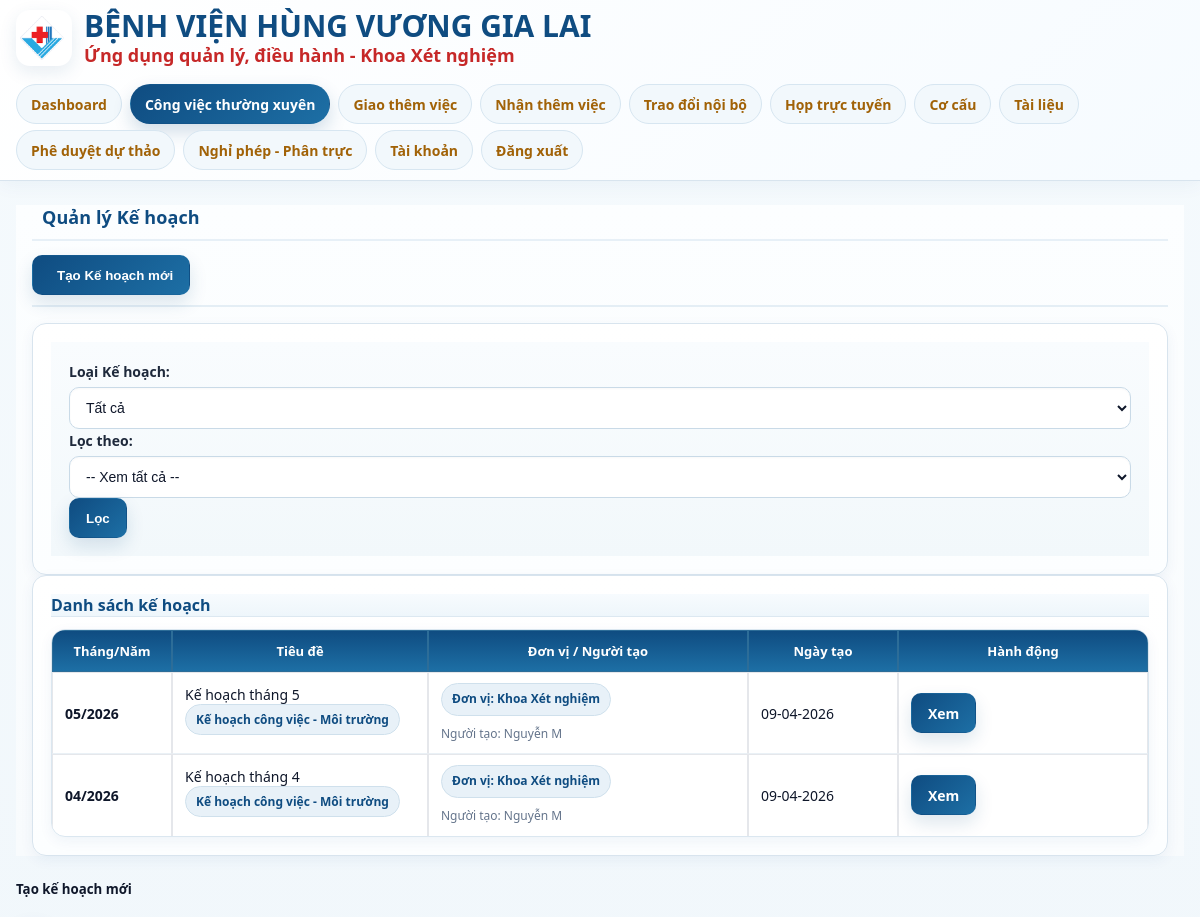
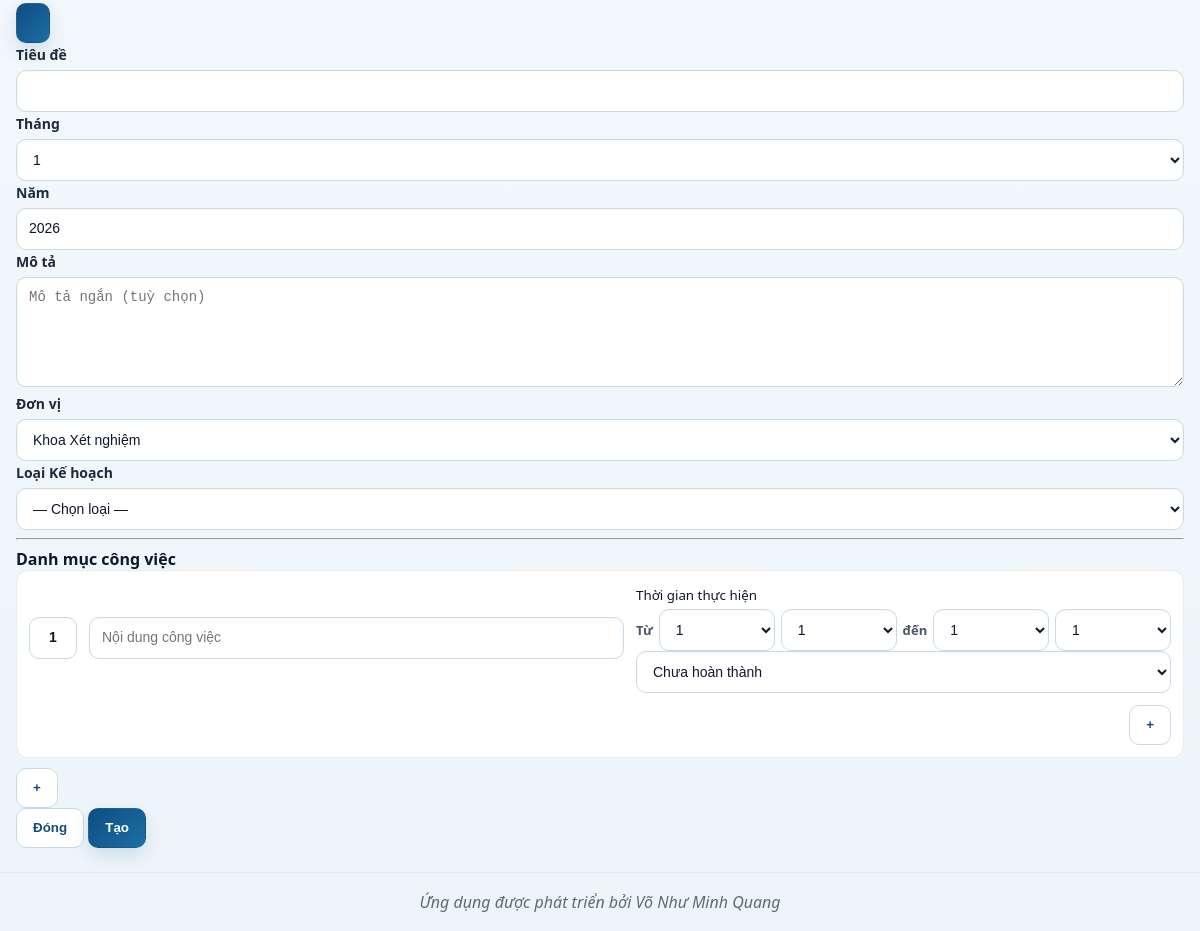
Page /plans (signed in) on the committed database (2 pictures, top to bottom).
### app/models.py (models this page shows)
class Plans(Base):
    __tablename__ = "plans"
    id = Column(String, primary_key=True, default=lambda: str(uuid.uuid4()))
    unit_id = Column(String, ForeignKey("units.id"), nullable=False)
    year = Column(Integer, nullable=False)
    month = Column(Integer, nullable=False)
    title = Column(String, nullable=False)
    description = Column(Text, nullable=True)
    plan_kind = Column(String, nullable=True)   # PHONG / TO / NHANVIEN
    status = Column(Enum(PlanStatus), nullable=False, default=PlanStatus.DRAFT)
    created_by = Column(String, ForeignKey("users.id"), nullable=False)
    approved_by = Column(String, ForeignKey("users.id"), nullable=True)
    created_at = Column(DateTime, default=datetime.utcnow)
    updated_at = Column(DateTime, default=datetime.utcnow)
    unit = relationship("Units")
    creator = relationship("Users", foreign_keys=[created_by])
    approver = relationship("Users", foreign_keys=[approved_by])
    nam = synonym("year")
    thang = synonym("month")
    ten_ke_hoach = synonym("title")
    noi_dung = synonym("description")
    trang_thai = synonym("status")
    don_vi_id = synonym("unit_id")

class Units(Base):
    __tablename__ = "units"
    id = Column(String, primary_key=True, default=lambda: str(uuid.uuid4()))
    ten_don_vi = Column(String, nullable=False)
    cap_do = Column(Integer, nullable=False)  # giữ tương thích ngược; app mới nên ưu tiên level_no
    level_no = Column(Integer, nullable=True)
    unit_type = Column(Enum(UnitType), nullable=True, default=UnitType.GENERAL)
    ma_don_vi = Column(String, nullable=True)
    parent_id = Column(String, ForeignKey("units.id"), nullable=True)
    path = Column(String, index=True)
    trang_thai = Column(Enum(UnitStatus), nullable=False, default=UnitStatus.ACTIVE)
    order_index = Column(Integer, nullable=False, default=0)
    parent = relationship("Units", remote_side=[id], backref="children")
    memberships = relationship("UserUnitMemberships", back_populates="unit", cascade="all, delete-orphan")

### app/routers/plans.py (the view)
@router.get("")
def plans_home(request: Request, db: Session = Depends(get_db)):
    user = login_required(request, db)
    now = datetime.utcnow()
    filter_type = request.query_params.get("filter_type") or ""
    filter_id   = request.query_params.get("filter_id") or ""
    selected_plan_id = request.query_params.get("plan_id") or ""
    selected_kind    = request.query_params.get("kind") or ""
    q_year = (request.query_params.get("year") or "").strip()
    q_month = (request.query_params.get("month") or "").strip()
    y = None
    m = None
    if q_year:
        try:
            y = int(q_year)
        except Exception:
            y = None
    if q_month:
        try:
            m = int(q_month)
        except Exception:
            m = None
    if selected_plan_id and (y is None or m is None):
        try:
            selected_plan = db.get(Plans, selected_plan_id)
            if selected_plan:
                if y is None:
                    y = int(selected_plan.year)
                if m is None:
                    m = int(selected_plan.month)
        except Exception:
            pass
    display_year = y if y is not None else now.year
    display_month = m if m is not None else now.month
    native_all_access = is_all_units_access(db, user)
    grant_all_plan_access = _has_plan_visibility_grant(db, user)
    is_lab_lead = _is_lab_lead(db, user)
    is_mgr_phong = _is_mgr_phong(db, user)
    is_mgr_to = _is_mgr_to(db, user)
    is_func_mgr = _is_functional_manager(db, user)
    is_ops_mgr = _is_operations_manager(db, user)
    can_view_all_plans = native_all_access or grant_all_plan_access or is_lab_lead
    scope_ids = _matrix_visible_unit_ids(db, user)
    visible_units: List[Units] = []
    if scope_ids:
        visible_units = db.query(Units).filter(Units.id.in_(scope_ids)).order_by(Units.cap_do, Units.order_index).all()
    filter_users: List[Dict] = []
    unit_ids = [u.id for u in visible_units]
    uids = [uid for uid in _unit_members_user_ids(db, unit_ids) if uid != user.id]
    name_map = _user_name_map(db, uids)
    filter_users = [{"id": uid, "full_name": name_map.get(uid, "")} for uid in sorted(set(uids))]
    allowed_creator_kinds = _allowed_creator_kinds(db, user)
    q = db.query(Plans)
    if y is not None:
        q = q.filter(Plans.year == y)
    if m is not None:
        q = q.filter(Plans.month == m)
    visible_conds = _visible_plan_conditions(db, user)
    if visible_conds:
        q = q.filter(or_(*visible_conds))
    else:
        q = q.filter(Plans.created_by == user.id)
    if filter_type == "unit" and filter_id:
        q = q.filter(Plans.unit_id == filter_id)
    elif filter_type == "user" and filter_id:
        q = q.filter(Plans.created_by == filter_id)
    mapped_kind = _KIND_FILTER_MAP.get((selected_kind or "").strip().lower())
    if mapped_kind:
        q = q.filter(Plans.plan_kind == mapped_kind)
    is_staff = (not _is_admin(db, user)) and (not _is_board(db, user)) and (not is_lab_lead) and (not is_mgr_phong) and (not is_mgr_to) and (not is_func_mgr) and (not is_ops_mgr)
    plans = q.order_by(Plans.created_at.desc()).all()
    creator_ids = list({p.created_by for p in plans if p.created_by})
    name_map = _user_name_map(db, creator_ids)
    for p in plans:
        p._plan_kind_label = _PLAN_KIND_LABELS.get((p.plan_kind or "").strip().upper(), (p.plan_kind or "").strip())
        p._creator_name = name_map.get(p.created_by, "")
        items = db.query(PlanItems).filter(PlanItems.plan_id == p.id).all()
        for it in items:
            vis = _strip_tags_for_display(it.content or "")
            it._content_visible = vis if vis else (it.content or "").strip()
            period, st = _extract_period_and_status_from_content(it.content or "", getattr(it, "due_date", None))
            it._period_label = period
            it._status_label = st
        setattr(p, "items", items)
    create_units: List[Units] = []
    if is_mgr_to:
        for uid in _user_membership_unit_ids(db, user):
            u = db.get(Units, uid)
            if u and int(getattr(u, "cap_do", 0) or 0) == 3 and getattr(u, "trang_thai", None) == UnitStatus.ACTIVE:
                create_units.append(u)
    else:
        khoa_id = _resolve_effective_khoa_unit_id(db, user)
        if khoa_id:
            u = db.get(Units, khoa_id)
            if u:
                create_units.append(u)
    create_units = list({u.id: u for u in create_units}.values())
    filterable_entities = {
        "units": [{"id": u.id, "ten_don_vi": u.ten_don_vi} for u in create_units],
        "users": filter_users
    }
    return templates.TemplateResponse("plans.html", {
        "request": request,
        "app_name": settings.APP_NAME,
        "company_name": settings.COMPANY_NAME,
        "year": display_year,
        "month": display_month,
        "plans": plans,
        "user": user,
        "_is_hdtv": native_all_access or _is_board(db, user),
        "_can_view_all_plans": can_view_all_plans,
        "_is_manager": bool(is_mgr_phong or is_mgr_to or is_lab_lead or is_func_mgr or is_ops_mgr),
        "_is_manager_phong": is_mgr_phong,
        "_is_manager_to": is_mgr_to,
        "_is_staff": is_staff,
        "allowed_creator_kinds": allowed_creator_kinds,
        "plan_kind_labels": _PLAN_KIND_LABELS,
        "_edit_mode": (request.query_params.get("mode") or "") == "edit",
        "filterable_entities": filterable_entities,
        "selected_filter_type": filter_type,
        "selected_filter_id": filter_id,
        "selected_plan_id": request.query_params.get("plan_id") or "",
        "selected_kind": selected_kind,
    })

### app/templates/plans.html (shortened to what this page needs)
{% extends "base.html" %}
{% block content %}
<div class="container mt-3 plans-page">
  <div class="d-flex justify-content-between align-items-center mb-3 page-head">
    <h3 class="page-title"> Quản lý Kế hoạch</h3>
    {% if allowed_creator_kinds and (allowed_creator_kinds|length > 0) %}
      <button class="btn btn-primary" data-bs-toggle="modal" data-bs-target="#addPlanModal">
         Tạo Kế hoạch mới
      </button>
    {% endif %}
  </div>
  <div class="card mb-3 plans-filter-card">
    <div class="card-body">
      <form method="get" action="/plans" class="row g-2 align-items-end">
        <div class="col-md-3">
          <label class="form-label"><strong>Loại Kế hoạch:</strong></label>
          <select name="kind" id="kind_select" class="form-select">
            <option value="" {% if (selected_kind or '')=='' %}selected{% endif %}>Tất cả</option>
          </select>
        </div>
        <div class="col-md-6">
          <label class="form-label"><strong>Lọc theo:</strong></label>
          <select name="filter_id" id="filter_select" class="form-select"
                  data-selected-type="{{ selected_filter_type or '' }}"
                  data-selected-id="{{ selected_filter_id or '' }}">
            <option value="">-- Xem tất cả --</option>
          </select>
        </div>
        <div class="col-md-2">
          <button type="submit" class="btn btn-info w-100">Lọc</button>
        </div>
      </form>
    </div>
  </div>
  <div class="card plans-list-card">
    <div class="card-header plans-list-header">
      <strong>Danh sách kế hoạch</strong>
    </div>
    <div class="table-responsive">
      <table class="table table-hover table-striped mb-0 plans-main-table">
        <thead class="table-dark">
          <tr>
            <th style="width:120px;">Tháng/Năm</th>
            <th>Tiêu đề</th>
            <th style="width:320px;">Đơn vị / Người tạo</th>
            <th style="width:150px;">Ngày tạo</th>
            <th style="width:250px;">Hành động</th>
          </tr>
        </thead>
        <tbody>
          {% for plan in plans %}
          <tr id="plan-{{ plan.id }}">
            <td><strong>{{ '%02d'|format(plan.month) }}/{{ plan.year }}</strong></td>
            <td>
              {{ plan.title }}
              {% if plan._plan_kind_label %}
                <div class="mt-1">
                  <span class="badge bg-secondary plan-unit-badge">{{ plan._plan_kind_label }}</span>
                </div>
              {% endif %}
            </td>
            <td class="plan-owner-cell">
              {% if plan.unit and plan.unit.ten_don_vi %}
                <span class="badge bg-secondary plan-unit-badge">Đơn vị: {{ plan.unit.ten_don_vi }}</span><br>
              {% endif %}
              <small class="text-muted plan-creator-text">Người tạo: {{ plan._creator_name or '' }}</small>
            </td>
            <td class="plan-date-cell">{{ plan.created_at.strftime('%d-%m-%Y') if plan.created_at else '' }}</td>
            <td class="plan-action-cell">
              <div class="plan-actions">
                <a href="{{ url_for('plan_details', plan_id=plan.id) }}" class="btn btn-sm btn-outline-primary plan-btn">
                  Xem
                </a>
              </div>
            </td>
          </tr>
          {% else %}
          <tr><td colspan="5" class="text-center">Chưa có kế hoạch nào.</td></tr>
          {% endfor %}
        </tbody>
      </table>
    </div>
  </div>
</div>
{% if allowed_creator_kinds and (allowed_creator_kinds|length > 0) %}
<div class="modal fade" id="addPlanModal" tabindex="-1" aria-hidden="true">
  <div class="modal-dialog modal-lg"><div class="modal-content">
    <form action="{{ url_for('add_plan') }}" method="post">
      <div class="modal-header">
        <h5 class="modal-title">Tạo kế hoạch mới</h5>
        <button type="button" class="btn-close" data-bs-dismiss="modal"></button>
      </div>
      <div class="modal-body">
        <div class="row">
          <div class="col-md-6 mb-3">
            <label class="form-label">Tiêu đề</label>
            <input type="text" class="form-control" name="title" required>
          </div>
          <div class="col-md-3 mb-3">
            <label class="form-label">Tháng</label>
            <select class="form-select" name="month" required>
              {% for mm in range(1,13) %}<option value="{{ mm }}">{{ mm }}</option>{% endfor %}
            </select>
          </div>
          <div class="col-md-3 mb-3">
            <label class="form-label">Năm</label>
            <input type="number" class="form-control" name="year" value="{{ now().year }}" required>
          </div>
        </div>
        <div class="row">
          <div class="col-md-6 mb-3">
            <label class="form-label">Mô tả</label>
            <textarea class="form-control" name="description" rows="3" placeholder="Mô tả ngắn (tuỳ chọn)"></textarea>
          </div>
          <div class="col-md-3 mb-3">
            <label class="form-label">Đơn vị</label>
            <select class="form-select" name="unit_id" required>
              {% for unit in filterable_entities.units %}
                <option value="{{ unit.id }}">{{ unit.ten_don_vi }}</option>
              {% endfor %}
            </select>
          </div>
          <div class="col-md-3 mb-3">
            <label class="form-label">Loại Kế hoạch</label>
            <select class="form-select" name="creator_kind" required>
              <option value="">— Chọn loại —</option>
            </select>
          </div>
        </div>
        <hr>
        <div class="mb-2"><strong>Danh mục công việc</strong></div>
        <div id="planItems">
          <div class="kl-row mb-2">
            <div class="kl-no"><input type="text" class="form-control" value="1" disabled></div>
            <div class="kl-wide">
              <input type="text" class="form-control" name="item_contents[]" placeholder="Nội dung công việc">
            </div>
            <div class="kl-time">
              <div><small class="text-muted">Thời gian thực hiện</small></div>
              <div class="inline-date">
                <strong>Từ</strong>
                <select class="form-select" name="item_start_d[]">{% for d in range(1,32) %}<option value="{{ '%02d'|format(d) }}">{{ d }}</option>{% endfor %}</select>
                <select class="form-select" name="item_start_m[]">{% for mo in range(1,13) %}<option value="{{ '%02d'|format(mo) }}">{{ mo }}</option>{% endfor %}</select>
                <strong>đến</strong>
                <select class="form-select" name="item_end_d[]">{% for d in range(1,32) %}<option value="{{ '%02d'|format(d) }}">{{ d }}</option>{% endfor %}</select>
                <select class="form-select" name="item_end_m[]">{% for mo in range(1,13) %}<option value="{{ '%02d'|format(mo) }}">{{ mo }}</option>{% endfor %}</select>
              </div>
              <div class="mt-2">
                <select class="form-select" name="item_statuses[]">
                  <option value="Chưa hoàn thành" selected>Chưa hoàn thành</option>
                </select>
              </div>
            </div>
            <div class="kl-act">
              <button type="button" class="btn btn-outline-secondary" onclick="addItemRow()">+</button>
            </div>
          </div>
            <div class="kl-act">
              <button type="button" class="btn btn-outline-secondary" onclick="addItemRow()">+</button>
            </div>
          </div>
        </div>
      </div>
      <div class="modal-footer">
        <button type="button" class="btn btn-secondary" data-bs-dismiss="modal">Đóng</button>
        <button type="submit" class="btn btn-primary">Tạo</button>
      </div>
  </div></div>
{% endif %}
{% endblock %}

### rows in the picture
Plans: month "05", year "2026", title "Kế hoạch tháng 5", _plan_kind_label "Kế hoạch công việc - Môi trường", unit.ten_don_vi "Khoa Xét nghiệm", _creator_name "Nguyễn M", created_at "09-04-2026"
Plans: month "04", year "2026", title "Kế hoạch tháng 4", _plan_kind_label "Kế hoạch công việc - Môi trường", unit.ten_don_vi "Khoa Xét nghiệm", _creator_name "Nguyễn M", created_at "09-04-2026"

### other values in the picture
{{ company_name }} "BỆNH VIỆN HÙNG VƯƠNG GIA LAI"
{{ app_name }} "Ứng dụng quản lý, điều hành - Khoa Xét nghiệm"
form field month "1"
form field unit_id "Khoa Xét nghiệm"
form field value "1"
